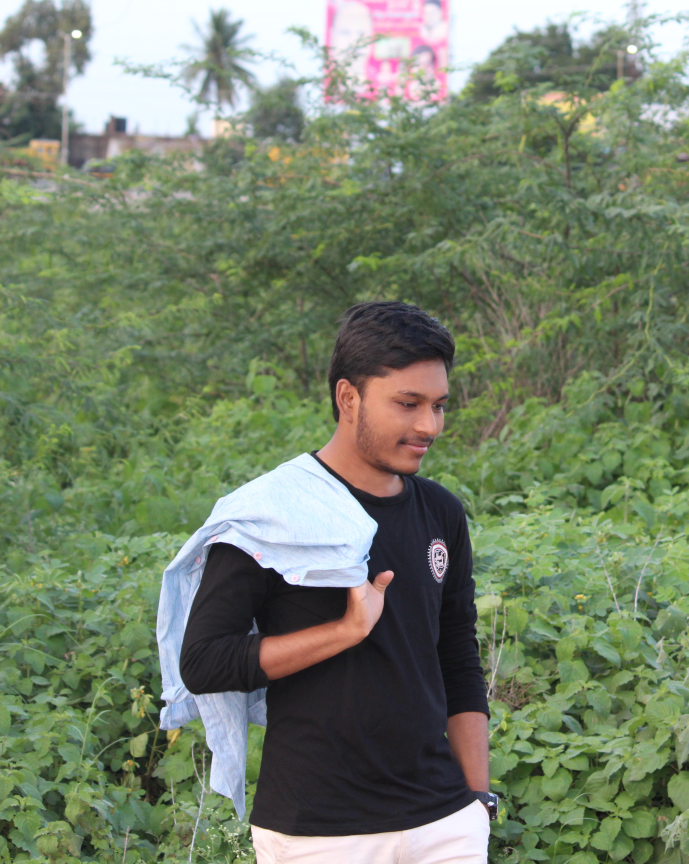
#> input picture chapter3/sample.jpg, 2755 x 3455 px (shown at 1/4 size)
$ python -i feature_matching.py   (imports and definitions only)   (older library calls are emulated)
#> lines starting #> are read from the running program, lines starting #| are printed output that depends on the picture
#!/usr/bin/env python
# -*- coding: utf-8 -*-

"""A module containing an algorithm for feature matching"""

import numpy as np
import cv2
from typing import Tuple, Optional, List, Sequence
Point = Tuple[float, float]

__author__ = "Michael Beyeler"
__license__ = "GNU GPL 3.0 or later"

__reviewer__ = "Sri Manikanta Palakollu"

# [1 line not run here, left out]


class Outlier(Exception):
    pass


class FeatureMatching:
    """Feature matching class

        This class implements an algorithm for feature matching and tracking.

        A SURF descriptor is obtained from a training or template image
        (train_image) that shows the object of interest from the front and
        upright.

        The algorithm will then search for this object in every image frame
        passed to the method FeatureMatching.match. The matching is performed
        with a FLANN based matcher.

        Note: If you want to use this code (including SURF) in a non-commercial
        application, you will need to acquire a SURF license.
    """

    def __init__(self, train_image: str = "salinger.jpg") -> None:
        """
        Initialize the SURF descriptor, FLANN matcher, and the tracking
        algorithm.

        :param train_image: training or template image showing the object
        of interest
        """
        # initialize SURF
        self.f_extractor = cv2.xfeatures2d_SURF.create(hessianThreshold=400)
        # template image: "train" image
        # later on compared ot each video frame: "query" image
        self.img_obj = cv2.imread(train_image, cv2.CV_8UC1)
        assert self.img_obj is not None, f"Could not find train image {train_image}"

        self.sh_train = self.img_obj.shape[:2]
        self.key_train, self.desc_train = \
            self.f_extractor.detectAndCompute(self.img_obj, None)

        # initialize FLANN
        FLANN_INDEX_KDTREE = 0
        index_params = dict(algorithm=FLANN_INDEX_KDTREE, trees=5)
        search_params = dict(checks=50)
        index_params = {"algorithm": 0, "trees": 5}
        search_params = {"checks": 50}
        self.flann = cv2.FlannBasedMatcher(index_params, search_params)
        # self.flann = cv2.DescriptorMatcher_create(cv2.DescriptorMatcher_FLANNBASED)
        # initialize tracking
        self.last_hinv = np.zeros((3, 3))
        self.max_error_hinv = 50.
        self.num_frames_no_success = 0
        self.max_frames_no_success = 5

    # [225 lines left out: functions match, match_features, scale_and_offset, detect_corner_points, draw_good_matches, not called in this run]


'''

    This is a test Content.

'''

>>> import cv2
>>> picture = cv2.imread('sample.jpg', cv2.IMREAD_GRAYSCALE)
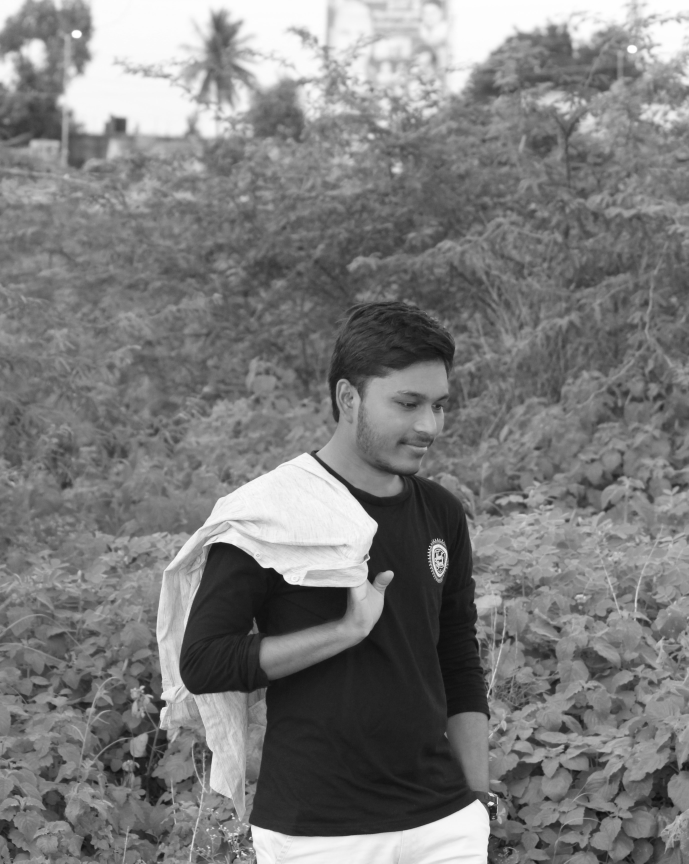
#> picture: shape (3455, 2755) (shown at 1/4 size); min 11, max 255, mean 124
>>> result = FeatureMatching().match(picture)
#> (the run stopped early here; a loop or call above may not have finished)
